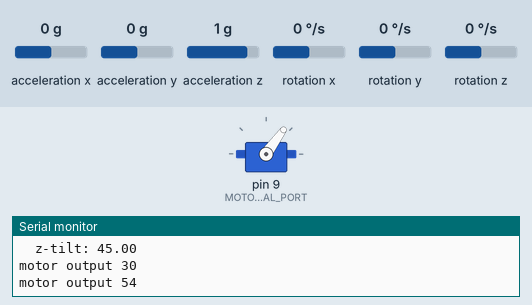
Simulated run of this sketch. Board: Arduino Uno, built with avr-gcc and run on an emulated ATmega328P. Parts: servo, the last lines printed to the serial monitor. The test bench sets the inputs (shaded band); at power-on: acceleration x 0 g, acceleration z 1 g, acceleration y 0 g, rotation x 0 °/s, rotation y 0 °/s, rotation z 0 °/s.

Above: at 8.2 s.
8.3 s: acceleration x set to -1.4 g
10.7 s: acceleration z set to 0 g
At 12.6 s:
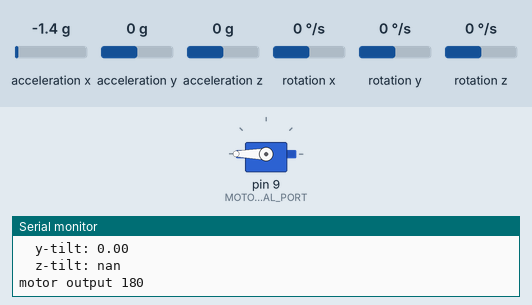
13.0 s: acceleration y set to -1.4 g
At 14.2 s:
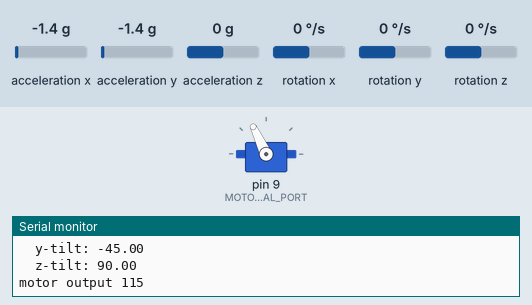
15.2 s: acceleration x set to -0.8 g
At 17.0 s:
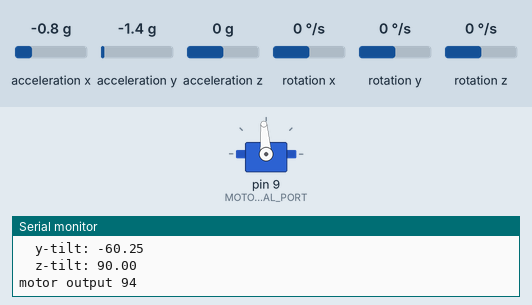
17.5 s: acceleration x set to 0 g
At 19.2 s:
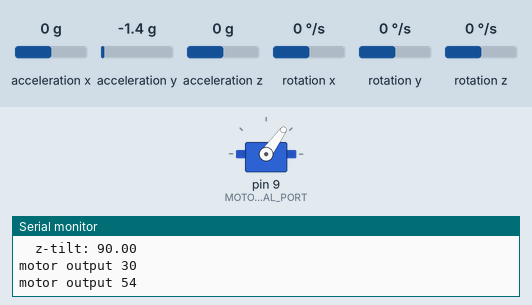
19.8 s: acceleration x set to 0.8 g
Timing chart, 0 to 22.8 s (numbered marks = the images above; inputs shaded):
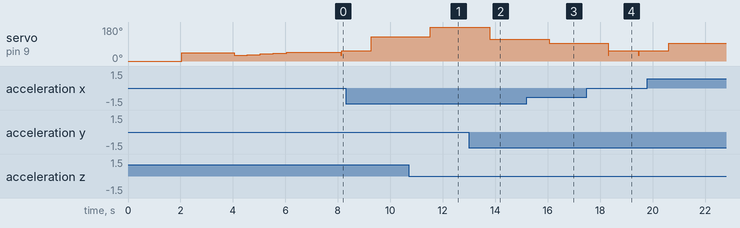

The sketch:

imu_and_motor.ino
```cpp
/**
 * 106A - Intro to Robotics
 * UC Berkeley FA2021
 * Authours:      Abanob Bostouros, Jewook Ryu, Thanh Tran
 *                ------------
 *                ------------
 * project:        Leap Frog
 *
 *
 * Interface the Arduino uno with mpu6050 to get accelartion data, sample it for noise and use the signal to control motor
 */

#include <I2Cdev.h>
#include <Wire.h>
#include <MPU6050.h>
#include <math.h>
#include <Servo.h>

#define MOTOR_SIGNAL_PORT 9

Servo ESC;      // Servo object to control ESC

MPU6050 gyro;
// accelartion in "g"
int16_t ax, ay, az;
// rotation in "degree/sec"
int16_t gx, gy, gz;

void setup() {
  // join I2C bus
    #if I2CDEV_IMPLEMENTATION == I2CDEV_ARDUINO_WIRE
        Wire.begin();
    #elif I2CDEV_IMPLEMENTATION == I2CDEV_BUILTIN_FASTWIRE
        Fastwire::setup(400, true);
    #endif
    Serial.begin(9600);
    Serial.println("Intialize Gyro connection");
    gyro.initialize();
    Serial.println("Testing device connections...");
    Serial.println(gyro.testConnection() ? "MPU6050 connection successful" : "MPU6050 connection failed");

    Serial.println("Setting up motor");
    motor_setup();
}

void loop() {
  float angles[] = {0.0, 0.0, 0.0};
//  read_tilt_expo_mov(angles, gyro, 500, 0.25);
//  read_tilt_kalman(angles, gyro, 50);
  read_tilt_kalman(angles, gyro, 500);
  Serial.println("Tilt angles:");Serial.print("\t");
  Serial.print("x-tilt: ");Serial.println(angles[0]);Serial.print("\t");
  Serial.print("y-tilt: ");Serial.println(angles[1]);Serial.print("\t");
  Serial.print("z-tilt: ");Serial.println(angles[2]);

  move_motor(angles[0]);

  angles[0] = 0;
  angles[1] = 0;
  angles[2] = 0;
  delay(50);
}
/*
  * Function to calculate tilt with exponitial moving ave sample data
  *
  * args :
  *       float*  angles    pointer to array to store tilt_angles value
  *       MPU6050 gyro      intialized object
  *       int     samp_size number of iterution for doing avg sampling algorithm
  *       float   alpha     weight of the most recent value
  */
void read_tilt_expo_mov(float* angles, MPU6050 gyro, int samp_size, float alpha) {
  int16_t cur_x, cur_y, cur_z;
  int16_t x, y, z;
  gyro.getAcceleration(&x, &y, &z);
  for (int i = 0; i < samp_size; ++i) {
    gyro.getAcceleration(&cur_x, &cur_y, &cur_z);
    cur_x = (alpha * x) + ((1-alpha) * cur_x);
    cur_y = (alpha * y) + ((1-alpha) * cur_y);
    cur_z = (alpha * z) + ((1-alpha) * cur_z);
    x = cur_x; y = cur_y; z = cur_z;
  }
  angles[0] = atan(cur_x / (pow((pow(cur_y, 2) + pow(cur_z, 2)), 0.5))) * 180 / M_PI;
  angles[1] = atan(cur_y / (pow((pow(cur_x, 2) + pow(cur_z, 2)), 0.5))) * 180 / M_PI;
  angles[2] = atan((pow((pow(cur_y, 2) + pow(cur_z, 2)), 0.5)) / cur_z) * 180 / M_PI;
 }

/*
  * Function to calculate tilt with Kalman filtered sample data
  *
  * args :
  *       float*  angles    pointer to array to store tilt_angles value
  *       MPU6050 gyro      intialized object
  *       int     samp_size number of iterution for doing avg sampling algorithm
  *       float   U         estimate
  */
void read_tilt_kalman(float* angles, MPU6050 gyro, int samp_size) {

  static int16_t U[3] = {angles[0], angles[1], angles[2]};
  static const double R = 40; /* noise covariance */
  static const double H = 1.00; /* measurement map scalar */
  static const double Q = 10; /* initial extimated covariance */
  static double P = 0; /* initial error covariance */
  static int16_t U_hat[3] = {0, 0, 0}; /* initial estimated state */
  static double K = 0; /* Kalman gain */

  gyro.getAcceleration(&U[0], &U[1], &U[2]);
  for (int i = 0; i < samp_size; ++i) {
      gyro.getAcceleration(&U[0], &U[1], &U[2]);

      K = P * H / (H * P * H + R); /* update kalman */
      U_hat[0] = U_hat[0] + K * (U[0] - H * U_hat[0]); /* update estimated */
      U_hat[1] = U_hat[1] + K * (U[1] - H * U_hat[1]);
      U_hat[2] = U_hat[2] + K * (U[2] - H * U_hat[2]);

      /* update covariance */
      P = (1 - K*H)*P + Q;

  }
  angles[0] = atan(U_hat[0] / (pow((pow(U_hat[1], 2) + pow(U_hat[2], 2)), 0.5))) * 180 / M_PI;
  angles[1] = atan(U_hat[1] / (pow((pow(U_hat[0], 2) + pow(U_hat[2], 2)), 0.5))) * 180 / M_PI;
  angles[2] = atan((pow((pow(U_hat[1], 2) + pow(U_hat[2], 2)), 0.5)) / U_hat[2]) * 180 / M_PI;
 }

void motor_setup() {
  ESC.attach(MOTOR_SIGNAL_PORT);    // (pin, min PWM, max PWM) in microseconds
  ESC.write(0);
  delay(2000);
  ESC.write(1000);
  delay(2000);
  Serial.begin(9600);
  Serial.println("starting in 3 sec");
  for (int i = 30; i < 50; i += 4) {
    ESC.write(i);
    delay(500);
  }
  delay(500);
}

int move_motor(float angle) {
  angle = abs(angle);
  if (angle < 2.5) {
    ESC.write(30);
    Serial.println("motor output 30");
  }
  int val = map(angle, 2.5, 90, 56, 180);
  Serial.print("motor output ");
  Serial.println(val);
  ESC.write(val);
}
```

Measured:
- after the input at 10.7 s, servo on pin 9 (MOTOR_SIGNAL_PORT): 129° → 180° after 0.83 s
- after the input at 13.0 s, servo on pin 9 (MOTOR_SIGNAL_PORT): 180° → 115° after 0.79 s
- after the input at 15.2 s, servo on pin 9 (MOTOR_SIGNAL_PORT): 115° → 94° after 0.86 s
- after the input at 17.5 s, servo on pin 9 (MOTOR_SIGNAL_PORT): 94° → 54° after 0.81 s
